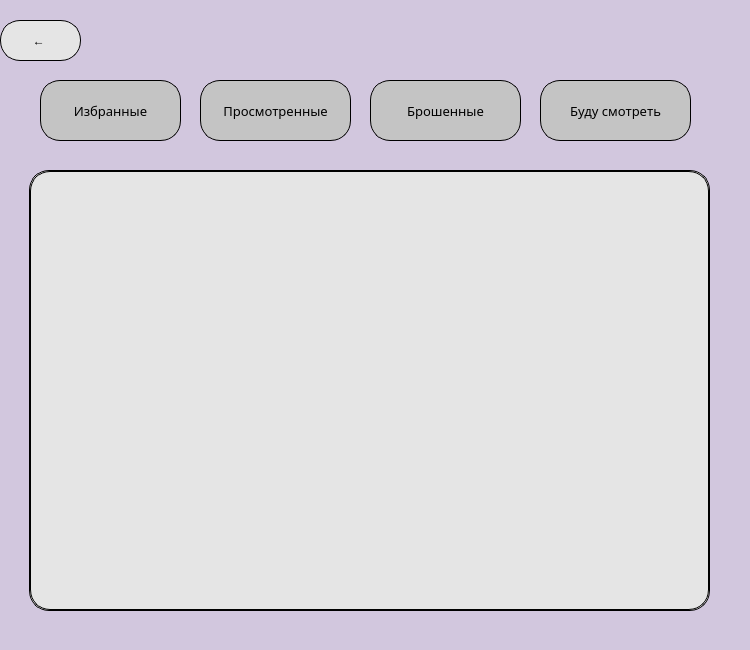
<?xml version="1.0" encoding="UTF-8"?>
<ui version="4.0">
 <class>Form</class>
 <widget class="QWidget" name="Form">
  <property name="geometry">
   <rect>
    <x>0</x>
    <y>0</y>
    <width>750</width>
    <height>650</height>
   </rect>
  </property>
  <property name="windowTitle">
   <string>Form</string>
  </property>
  <property name="styleSheet">
   <string notr="true">background: #D2C7DE;</string>
  </property>
  <widget class="QPushButton" name="pushButton">
   <property name="geometry">
    <rect>
     <x>0</x>
     <y>20</y>
     <width>81</width>
     <height>41</height>
    </rect>
   </property>
   <property name="styleSheet">
    <string notr="true">background: #E5E5E5;
border: 1px solid #000000;
border-radius: 20px;</string>
   </property>
   <property name="text">
    <string>← </string>
   </property>
  </widget>
  <widget class="QScrollArea" name="scrollArea">
   <property name="geometry">
    <rect>
     <x>29</x>
     <y>170</y>
     <width>681</width>
     <height>441</height>
    </rect>
   </property>
   <property name="styleSheet">
    <string notr="true">background: #E5E5E5;
border: 1px solid #000000;
border-radius: 20px;</string>
   </property>
   <property name="horizontalScrollBarPolicy">
    <enum>Qt::ScrollBarAsNeeded</enum>
   </property>
   <property name="widgetResizable">
    <bool>true</bool>
   </property>
   <widget class="QWidget" name="scrollAreaWidgetContents">
    <property name="geometry">
     <rect>
      <x>0</x>
      <y>0</y>
      <width>679</width>
      <height>439</height>
     </rect>
    </property>
   </widget>
  </widget>
  <widget class="QPushButton" name="favour_butn">
   <property name="geometry">
    <rect>
     <x>40</x>
     <y>80</y>
     <width>141</width>
     <height>61</height>
    </rect>
   </property>
   <property name="font">
    <font>
     <family>Exo 2.0</family>
     <pointsize>10</pointsize>
    </font>
   </property>
   <property name="styleSheet">
    <string notr="true">background: #C4C4C4;
border: 1px solid #000000;
border-radius: 20px;</string>
   </property>
   <property name="text">
    <string>Избранные</string>
   </property>
  </widget>
  <widget class="QPushButton" name="viewed_butn">
   <property name="geometry">
    <rect>
     <x>200</x>
     <y>80</y>
     <width>151</width>
     <height>61</height>
    </rect>
   </property>
   <property name="font">
    <font>
     <family>Exo 2.0</family>
     <pointsize>10</pointsize>
    </font>
   </property>
   <property name="styleSheet">
    <string notr="true">background: #C4C4C4;
border: 1px solid #000000;
border-radius: 20px;</string>
   </property>
   <property name="text">
    <string>Просмотренные</string>
   </property>
  </widget>
  <widget class="QPushButton" name="quited_butn">
   <property name="geometry">
    <rect>
     <x>370</x>
     <y>80</y>
     <width>151</width>
     <height>61</height>
    </rect>
   </property>
   <property name="font">
    <font>
     <family>Exo 2.0</family>
     <pointsize>10</pointsize>
    </font>
   </property>
   <property name="styleSheet">
    <string notr="true">background: #C4C4C4;
border: 1px solid #000000;
border-radius: 20px;</string>
   </property>
   <property name="text">
    <string>Брошенные</string>
   </property>
  </widget>
  <widget class="QPushButton" name="future_butn">
   <property name="geometry">
    <rect>
     <x>540</x>
     <y>80</y>
     <width>151</width>
     <height>61</height>
    </rect>
   </property>
   <property name="font">
    <font>
     <family>Exo 2.0</family>
     <pointsize>10</pointsize>
    </font>
   </property>
   <property name="styleSheet">
    <string notr="true">background: #C4C4C4;
border: 1px solid #000000;
border-radius: 20px;</string>
   </property>
   <property name="text">
    <string>Буду смотреть</string>
   </property>
  </widget>
 </widget>
 <resources/>
 <connections/>
</ui>
